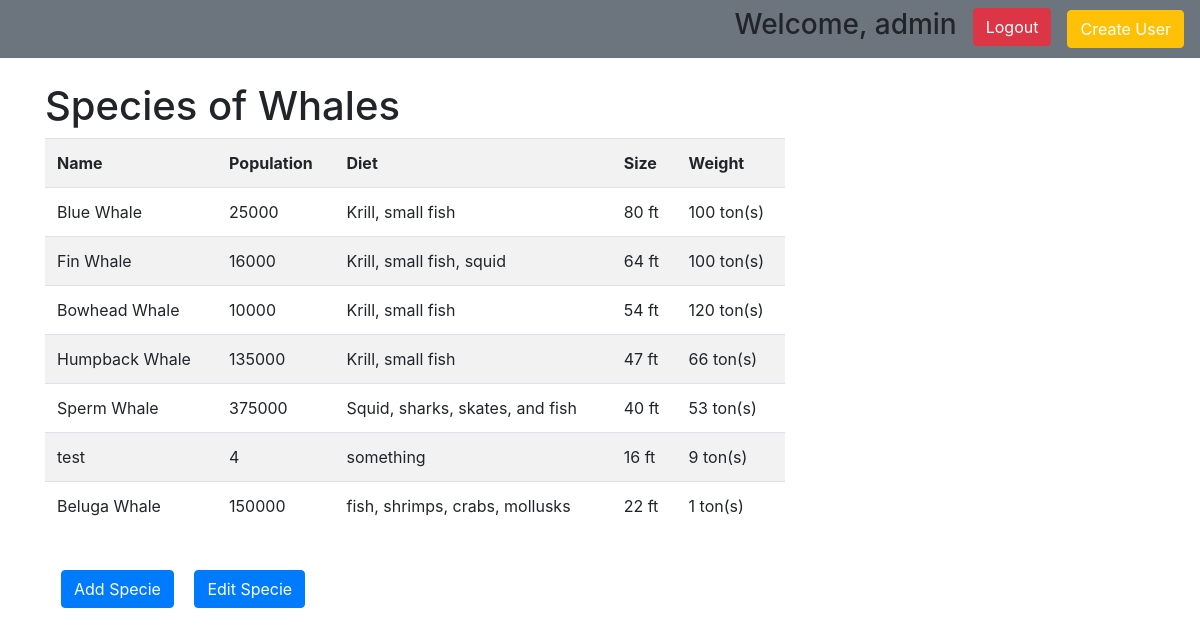
/index/ (signed in), run on the app's committed database.
### WhaleProfiles/models.py (models this page shows, shortened)
class Specie(models.Model):
    name = models.CharField(max_length=500)
    numWhales = models.IntegerField(default=0)
    diet = models.CharField(max_length=500)
    size = models.IntegerField(default=0)
    weight = models.IntegerField(default=0)

### WhaleProfiles/views.py (the view, shortened to what this page needs)
# urls.py: path('index/', views.Index.as_view(), name='index'),
class Index(View):
    allUsers = User.objects.all()
    allProfiles = Profile.objects.all()
    whales = Specie.objects.all()
    def get(self, request):
        context = {
        'allUsers': self.allUsers,
        'allProfiles': self.allProfiles,
        'whales': self.whales
        }
        template = loader.get_template('WhaleProfiles/index.html')
        return HttpResponse(template.render(context, request))

### WhaleProfiles/templates/WhaleProfiles/index.html (shortened to what this page needs)
<!DOCTYPE html>
<html>
  <head>
    <link rel="stylesheet" href="https://maxcdn.bootstrapcdn.com/bootstrap/4.4.1/css/bootstrap.min.css" />
  </head>
  <body>
    <nav class="navbar navbar-expand-sm bg-secondary ">
      {% if user.is_authenticated %}
      <ul class="navbar-nav navbar-right ml-auto">
        <h3>Welcome, {{ user.username }}</h3>
        <form style="margin-left: 1em;" method="POST">
          <button type="submit" class="btn btn-danger">Logout</button>
        </form>
      </ul>
      {% endif %}
      <button type="button" class="btn btn-warning" style="margin-left: 1em;">
        <a href="/WhaleProfiles/createUser" style="color:white">
          Create User
        </a>
      </button>
    </nav>
    <br>
    <div class="container">
      <div>
        <h1>
          Species of Whales
        </h1>
        <table class="col-6 col-sm-4 col-lg-8 table table-striped">
            <thread class = "thead-light">
              <tr>
                <th>Name</th>
                <th>Population</th>
                <th>Diet</th>
                <th>Size</th>
                <th>Weight</th>
              </tr>
            </thread>
             {% for whale in whales %}
              <tr>
                <td>{{whale.name}}</td>
                <td>{{whale.numWhales}}</td>
                <td>{{whale.diet}}</td>
                <td>{{whale.size}} ft</td>
                <td>{{whale.weight}} ton(s)</td>
              </tr>
            {% endfor %}
          </table>
        <br />
      </div>
      <div>
        <button type="button" class="btn btn-primary" style="margin-left: 1em;">
          <a href="/WhaleProfiles/addSpecie" style="color:white">
            Add Specie
          </a>
        </button>
        <button type="button" class="btn btn-primary" style="margin-left: 1em;">
          <a href="/WhaleProfiles/editSpecie" style="color:white">
            Edit Specie
          </a>
        </button>
      </div>
    </div>
  </body>
</html>

### data on the page
Specie: name "Blue Whale", numWhales "25000", diet "Krill, small fish", size "80", weight "100"
Specie: name "Fin Whale", numWhales "16000", diet "Krill, small fish, squid", size "64", weight "100"
Specie: name "Bowhead Whale", numWhales "10000", diet "Krill, small fish", size "54", weight "120"
Specie: name "Humpback Whale", numWhales "135000", diet "Krill, small fish", size "47", weight "66"
Specie: name "Sperm Whale", numWhales "375000", diet "Squid, sharks, skates, and fish", size "40", weight "53"
Specie: name "test", numWhales "4", diet "something", size "16", weight "9"
Specie: name "Beluga Whale", numWhales "150000", diet "fish, shrimps, crabs, mollusks", size "22", weight "1"

### other printed values
{{ user.username }} "admin"
